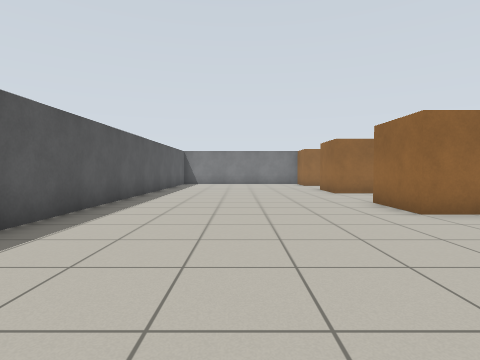
[1] (above)

19 first-person views from a walk through a world built for the Gazebo simulator. The camera is 0.86 m above the floor, tilts 2° down and sees 80° across. The floor is counted in squares, 1 m on a side. Each view is taken from the middle of a square. On the plan, view 1 faces up. The plan holds only what a view shows up to about 11 squares ahead; the rest is blank. The robots in the file are not drawn.

[2]
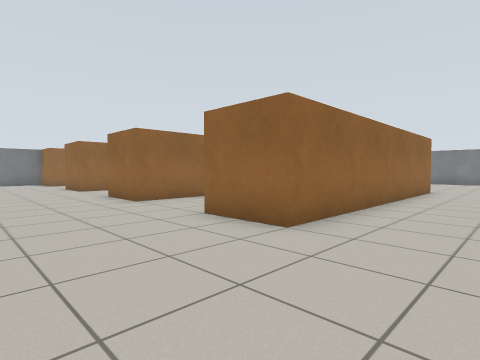

[3]
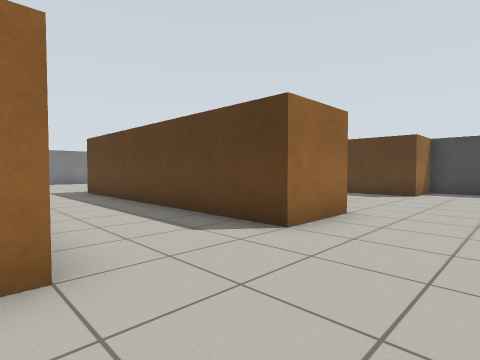

[4]
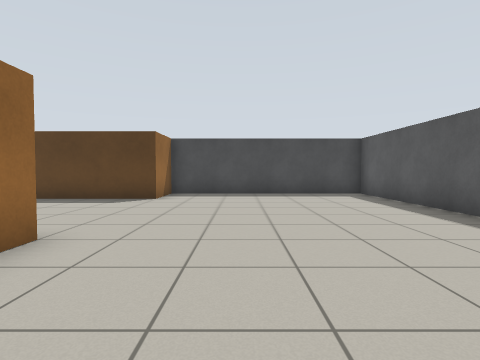

[5]
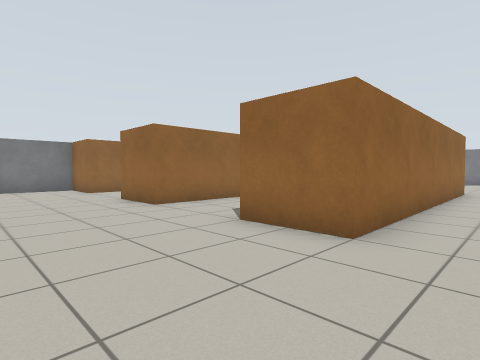

[6]
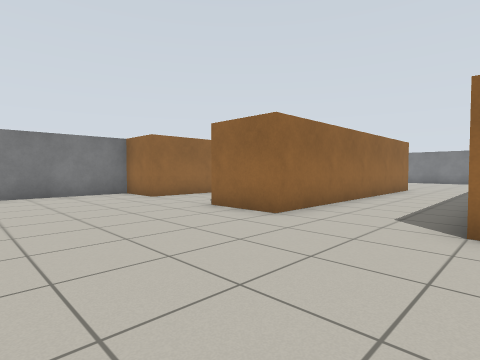

[7]
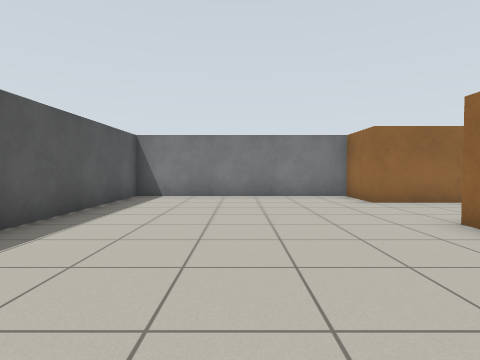

[8]
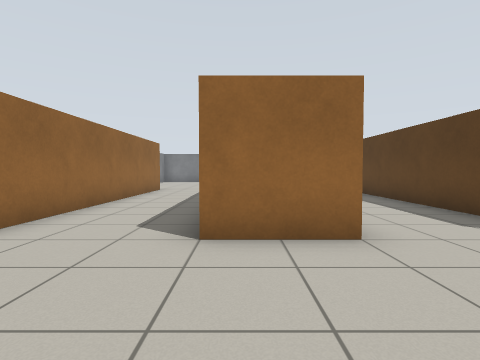

[9]
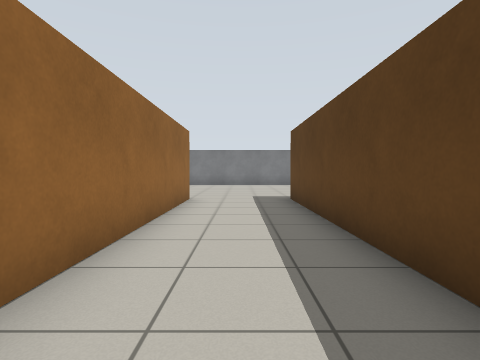

[10]
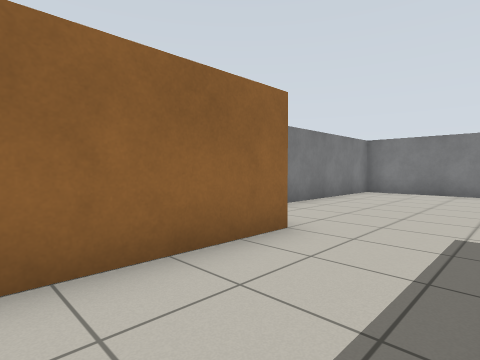

[11]
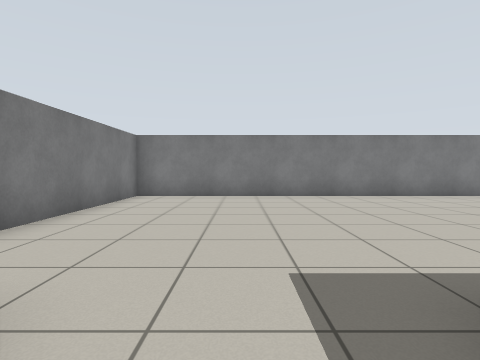

[12]
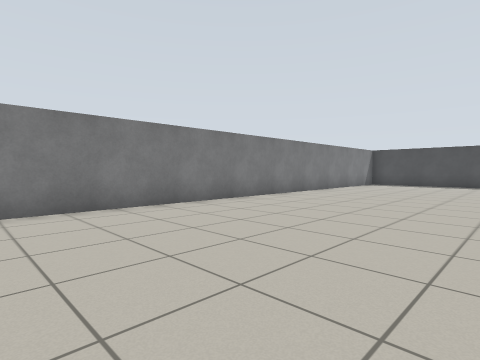

[13]
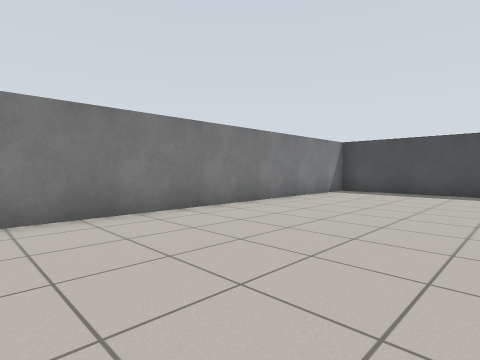

[14]
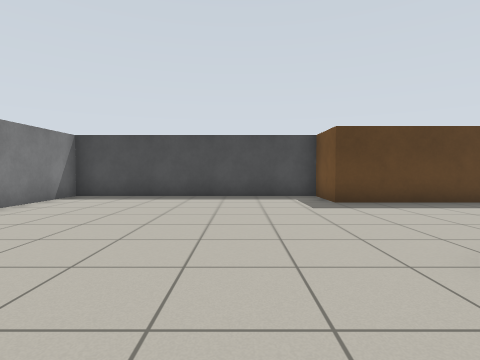

[15]
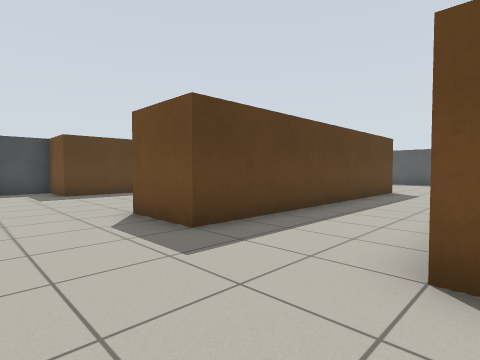

[16]
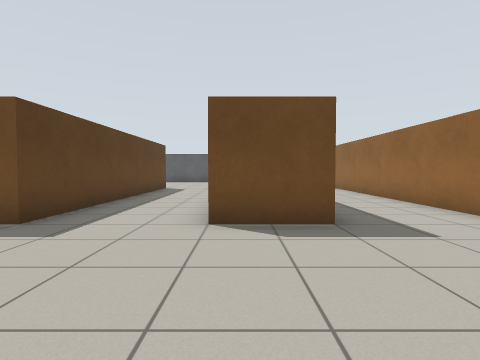

[17]
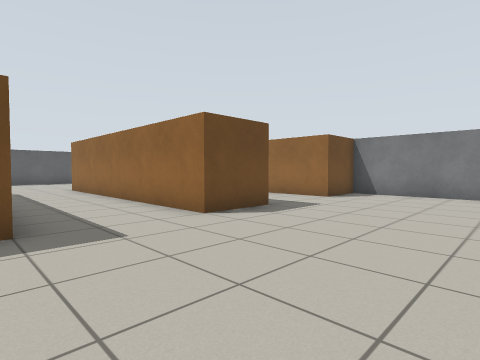

[18]
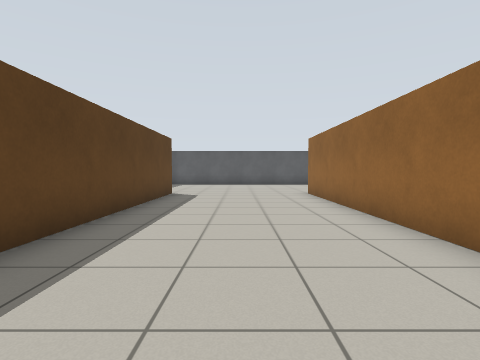

[19]
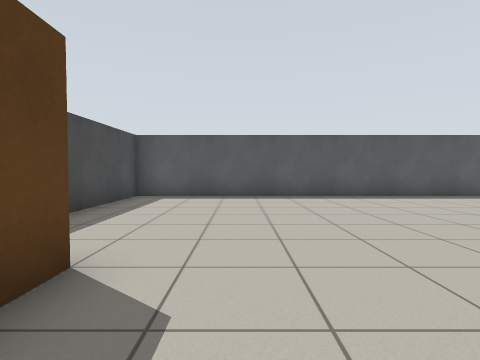

### Floor plan
Key: @ floor where view 1 was taken; # wall or solid block; . floor; B brown box.
Columns run from 4 left of view 1 to 21 right of it. Each row starts with its distance up from view 1.
 18 #########       ##########
 17 #.......B       B........#
 16 #.......BBBBBBBBB........#
 15 #........................#
 14 #........................#
 13 #........................#
 12 #.......B BBBBBBB........#
 11 #.......BBBBBBBBB........#
 10 #........................#
  9 #........................#
  8 #........................#
  7 #.......BBBBBBB B........#
  6 #.......BBBBBBBBB........#
  5 #........................#
  4 #........................#
  3 #........................#
  2 #.......BBBBBBBBB........#
  1 #.......BBBBBBBBB........#
  0 #...@....................#
 -1 #........................#
 -2 #........................#
 -3 #........................#
 -4 #........................#
 -5 #.......BBBBBBBBB........#
 -6 #.......B       B........#
 -7 #########       ##########

Positions as (right, up) in squares from view 1, and headings:
1: (0, 0), facing up
2: (0, -2), facing up-right
3: (1, 6), facing down-right
4: (1, 4), facing down
5: (0, 4), facing up-right
6: (-1, 7), facing up-right
7: (0, 8), facing up
8: (0, 12), facing right
9: (4, 14), facing right
10: (9, 13), facing up-right
11: (11, 14), facing right
12: (14, 11), facing down-right
13: (15, 5), facing down-right
14: (15, 3), facing down
15: (15, 6), facing down-left
16: (17, 6), facing left
17: (17, 7), facing up-left
18: (14, -2), facing left
19: (6, -3), facing left
